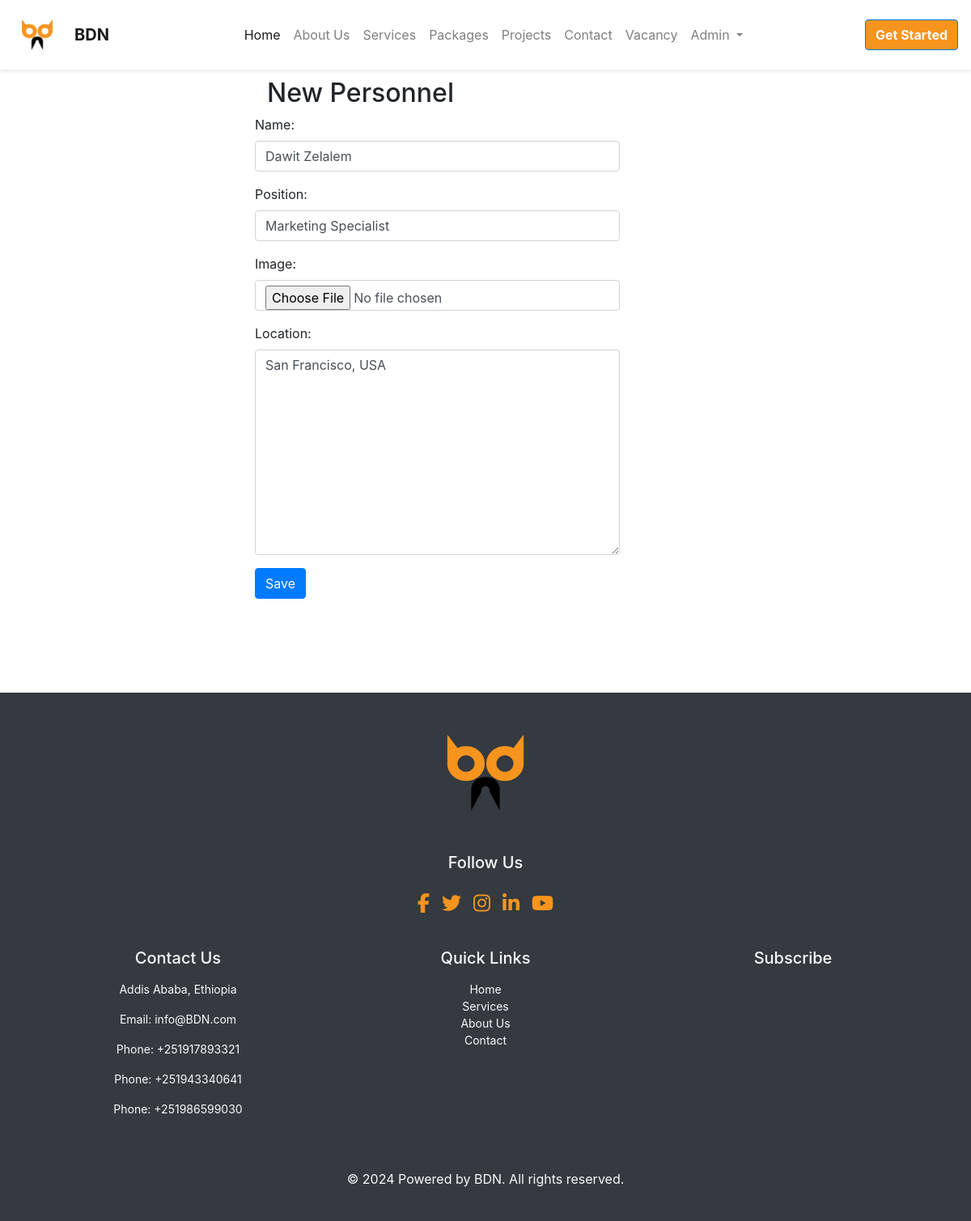
Page /personnel/2/edit/ (signed in) on the committed database.
### personnel/models.py (models this page shows, shortened)
class Personnel(models.Model):
    name = models.CharField(max_length=200)
    position = models.CharField(max_length=800)
    image = models.ImageField(upload_to='images/', null=True,)
    location = models.TextField(max_length=1000)
    class Meta:
        ordering = ['-name']

### personnel/views.py (the view)
# urls.py: path('<int:pk>/edit/', views.PersonnelUpdateView.as_view(), name='personnel_edit'),
class PersonnelUpdateView(LoginRequiredMixin, UpdateView):
    login_url = '/accounts/login/'
    redirect_field_name = 'personnel/personnel_list.html'
    form_class = PersonnelForm
    model = Personnel
    @method_decorator(user_passes_test(lambda u: u.is_superuser))
    def dispatch(self, *args, **kwargs):
        return super().dispatch(*args, **kwargs)

### personnel/forms.py
class PersonnelForm(forms.ModelForm):
    class Meta():
        model = Personnel
        fields = ['name', 'position', 'image', 'location']
        widgets = {
            'name': forms.TextInput(attrs={'class': 'form-control  textinputclass', 'placeholder': 'name'}),
            'position': forms.TextInput(attrs={'class': 'form-control  textinputclass', 'placeholder': 'position'}),
            'location': forms.Textarea(
                attrs={'class': 'form-control textinputclass', 'placeholder': 'location'}),
            'image': forms.FileInput(attrs={'class': 'form-control'})
        }

### personnel/templates/personnel/personnel_form.html (shortened to what this page needs)
{% extends 'base.html' %}
{% block content %}
<div class="container mt-5 pt-5" style="padding-top:100px; padding-bottom:100px;">
        <div class="row justify-content-center">
            <div class="col-md-6">
                <h2 id="form-title">New Personnel</h2>
                <form method="POST" enctype="multipart/form-data"  class="row g-3 align-items-center post-form" >
                    <div class="mb-3">
                        {{form.as_p}}
                        <button type="submit" class="btn btn-primary save btn btn-default loader">Save</button>
                    </div>
                </form>
            </div>
        </div>
</div>
{% endblock %}

### static/bdnpage/css/styles.css (style rules this page uses)
html { scroll-behavior: smooth; }
body { font-family: "Roboto", sans-serif; }
.btn-primary { background: #ff8c00; border: none; padding: 12px 25px; border-radius: 5px; font-weight: 600; transition: all 0.3s ease; }

### rows in the picture
Personnel: name "Dawit Zelalem", position "Marketing Specialist", location "San Francisco, USA"
